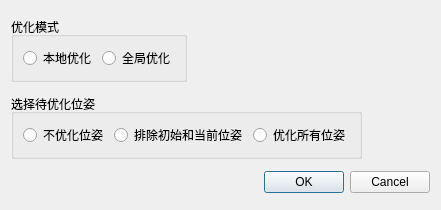
<?xml version="1.0" encoding="UTF-8"?>
<ui version="4.0">
 <class>OptimizeSetting</class>
 <widget class="QWidget" name="OptimizeSetting">
  <property name="geometry">
   <rect>
    <x>0</x>
    <y>0</y>
    <width>441</width>
    <height>210</height>
   </rect>
  </property>
  <property name="sizePolicy">
   <sizepolicy hsizetype="Expanding" vsizetype="Minimum">
    <horstretch>0</horstretch>
    <verstretch>0</verstretch>
   </sizepolicy>
  </property>
  <property name="minimumSize">
   <size>
    <width>441</width>
    <height>210</height>
   </size>
  </property>
  <property name="maximumSize">
   <size>
    <width>441</width>
    <height>210</height>
   </size>
  </property>
  <property name="windowTitle">
   <string>设置 BA 优化</string>
  </property>
  <property name="windowIcon">
   <iconset resource="MainWIndow.qrc">
    <normaloff>:/MainWIndow/tool_images/build_optimize.png</normaloff>:/MainWIndow/tool_images/build_optimize.png</iconset>
  </property>
  <layout class="QGridLayout" name="gridLayout_3">
   <item row="1" column="0">
    <widget class="QGroupBox" name="choose_BA_poses">
     <property name="sizePolicy">
      <sizepolicy hsizetype="Fixed" vsizetype="Fixed">
       <horstretch>0</horstretch>
       <verstretch>0</verstretch>
      </sizepolicy>
     </property>
     <property name="title">
      <string>选择待优化位姿</string>
     </property>
     <layout class="QGridLayout" name="gridLayout">
      <item row="0" column="0">
       <widget class="QRadioButton" name="optimize_none">
        <property name="text">
         <string>不优化位姿</string>
        </property>
       </widget>
      </item>
      <item row="0" column="2">
       <widget class="QRadioButton" name="optimize_all">
        <property name="text">
         <string>优化所有位姿</string>
        </property>
       </widget>
      </item>
      <item row="0" column="1">
       <widget class="QRadioButton" name="optimize_init_cur">
        <property name="text">
         <string>排除初始和当前位姿</string>
        </property>
       </widget>
      </item>
     </layout>
    </widget>
   </item>
   <item row="0" column="0">
    <widget class="QGroupBox" name="choose_BA_mode">
     <property name="sizePolicy">
      <sizepolicy hsizetype="Fixed" vsizetype="Fixed">
       <horstretch>0</horstretch>
       <verstretch>0</verstretch>
      </sizepolicy>
     </property>
     <property name="title">
      <string>优化模式</string>
     </property>
     <layout class="QGridLayout" name="gridLayout_2">
      <item row="0" column="0">
       <widget class="QRadioButton" name="local_BA">
        <property name="text">
         <string>本地优化</string>
        </property>
       </widget>
      </item>
      <item row="0" column="1">
       <widget class="QRadioButton" name="global_BA">
        <property name="text">
         <string>全局优化</string>
        </property>
       </widget>
      </item>
     </layout>
    </widget>
   </item>
   <item row="2" column="0">
    <widget class="QDialogButtonBox" name="buttonBox">
     <property name="sizePolicy">
      <sizepolicy hsizetype="Preferred" vsizetype="Fixed">
       <horstretch>0</horstretch>
       <verstretch>0</verstretch>
      </sizepolicy>
     </property>
     <property name="standardButtons">
      <set>QDialogButtonBox::Cancel|QDialogButtonBox::Ok</set>
     </property>
    </widget>
   </item>
  </layout>
 </widget>
 <resources>
  <include location="MainWIndow.qrc"/>
 </resources>
 <connections>
  <connection>
   <sender>local_BA</sender>
   <signal>toggled(bool)</signal>
   <receiver>OptimizeSetting</receiver>
   <slot>onLocalOptimize(bool)</slot>
   <hints>
    <hint type="sourcelabel">
     <x>87</x>
     <y>48</y>
    </hint>
    <hint type="destinationlabel">
     <x>287</x>
     <y>44</y>
    </hint>
   </hints>
  </connection>
  <connection>
   <sender>global_BA</sender>
   <signal>toggled(bool)</signal>
   <receiver>OptimizeSetting</receiver>
   <slot>onGlobalOptimize(bool)</slot>
   <hints>
    <hint type="sourcelabel">
     <x>169</x>
     <y>47</y>
    </hint>
    <hint type="destinationlabel">
     <x>371</x>
     <y>20</y>
    </hint>
   </hints>
  </connection>
  <connection>
   <sender>optimize_none</sender>
   <signal>toggled(bool)</signal>
   <receiver>OptimizeSetting</receiver>
   <slot>onOptimizeNone(bool)</slot>
   <hints>
    <hint type="sourcelabel">
     <x>100</x>
     <y>128</y>
    </hint>
    <hint type="destinationlabel">
     <x>102</x>
     <y>139</y>
    </hint>
   </hints>
  </connection>
  <connection>
   <sender>optimize_init_cur</sender>
   <signal>toggled(bool)</signal>
   <receiver>OptimizeSetting</receiver>
   <slot>onOptimizeInitCur(bool)</slot>
   <hints>
    <hint type="sourcelabel">
     <x>247</x>
     <y>130</y>
    </hint>
    <hint type="destinationlabel">
     <x>280</x>
     <y>139</y>
    </hint>
   </hints>
  </connection>
  <connection>
   <sender>optimize_all</sender>
   <signal>toggled(bool)</signal>
   <receiver>OptimizeSetting</receiver>
   <slot>onOptimizeAll(bool)</slot>
   <hints>
    <hint type="sourcelabel">
     <x>373</x>
     <y>126</y>
    </hint>
    <hint type="destinationlabel">
     <x>431</x>
     <y>116</y>
    </hint>
   </hints>
  </connection>
  <connection>
   <sender>buttonBox</sender>
   <signal>accepted()</signal>
   <receiver>OptimizeSetting</receiver>
   <slot>accept()</slot>
   <hints>
    <hint type="sourcelabel">
     <x>276</x>
     <y>178</y>
    </hint>
    <hint type="destinationlabel">
     <x>184</x>
     <y>193</y>
    </hint>
   </hints>
  </connection>
  <connection>
   <sender>buttonBox</sender>
   <signal>rejected()</signal>
   <receiver>OptimizeSetting</receiver>
   <slot>reject()</slot>
   <hints>
    <hint type="sourcelabel">
     <x>409</x>
     <y>175</y>
    </hint>
    <hint type="destinationlabel">
     <x>327</x>
     <y>199</y>
    </hint>
   </hints>
  </connection>
 </connections>
 <slots>
  <slot>onLocalOptimize(bool)</slot>
  <slot>onGlobalOptimize(bool)</slot>
  <slot>onOptimizeNone(bool)</slot>
  <slot>onOptimizeInitCur(bool)</slot>
  <slot>onOptimizeAll(bool)</slot>
  <slot>accept()</slot>
  <slot>reject()</slot>
 </slots>
</ui>
